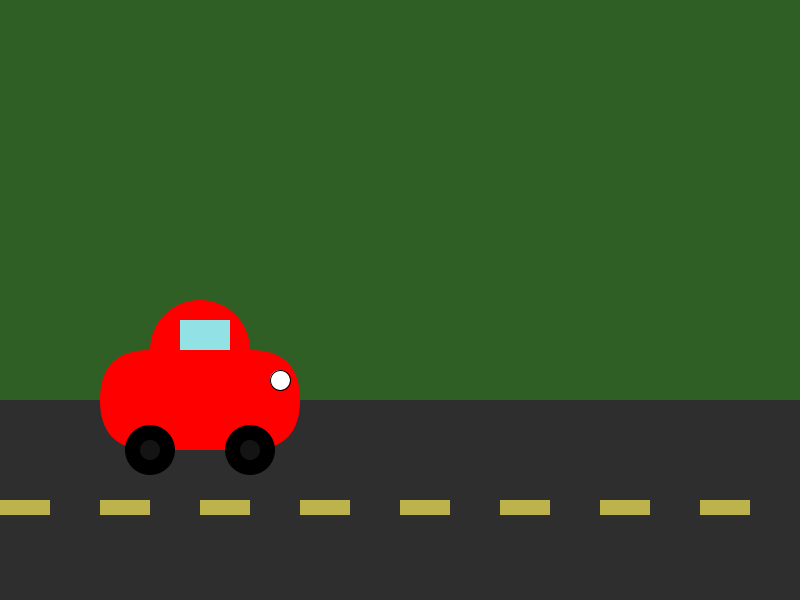
Frame 1 (no input)
Frame 60 (the mouse pressed at the canvas centre just before this capture): identical to frame 1, image omitted
Frame 120 (the mouse held since frame 60 and released just before this capture): identical to frame 1, image omitted

The Processing sketch that drew this single still picture (run headless with seeded random() and noise(); from frame 60 on, the mouse is pressed at the canvas centre):

// Processing sketch: carro
// ── carro.pde
final float MIN_X = 500;
final float MAX_X = 500;
final float MAX_VELOCIDADE = 10;
final color corDoCarro = #FF0000; // Vermelho
float escala = 1;

float deslocamento;
float velocidade;

void setup()
{  
  size(800, 600);
  surface.setTitle("Meu carro");
  surface.setResizable(true);
  
  deslocamento = 0;
  velocidade = 0;
  frameRate(60);
}

void draw() //<>//
{ 
  // Deslocamento do carro
  if (keyPressed) {
    if (keyCode == RIGHT && velocidade < MAX_VELOCIDADE)
      velocidade += .5;
    else if (keyCode == LEFT && velocidade > -MAX_VELOCIDADE)
      velocidade -= .5;
    else if (key == '+')
      escala += 0.01;
    else if (key == '-')
      escala -= 0.01;
  }
  else if (velocidade > 0) velocidade -= .5;
  else if (velocidade < 0) velocidade += .5;
  
  deslocamento += velocidade; 
  
  // Grama
  background(#2F5F25);
  
  // Rua
  noStroke();
  fill(#2E2E2E);
  rect(0, 400 * escala, width, 200 * escala);
  
  // Faixas
  fill(#BCB34C);
  
  for (int i = 0; i < width *   escala; i++) {
    rect(100 * i * escala, 500 * escala, 50 * escala, 15 * escala);
  }
  
  /*
    Carro
  */
  
  // Carenagem
  fill(corDoCarro);
  rect((100 + deslocamento) * escala, 350 * escala, 200 * escala, 100 * escala, 100 * escala);
  circle((200 + deslocamento) * escala, 350 * escala, 100 * escala);
  
  // Pneus
  fill(0);
  circle((150 + deslocamento) * escala, 450 * escala, 50 * escala);
  circle((250 + deslocamento) * escala, 450 * escala, 50 * escala);
  
  // Rodas
  fill(#141414);
  circle((150 + deslocamento) * escala, 450 * escala, 20 * escala);
  circle((250 + deslocamento) * escala, 450 * escala, 20 * escala);
  
  // Vidro
  fill(#92E2E5);
  rect((180 + deslocamento) * escala, 320 * escala, 50 * escala, 30 * escala);
  
  // Farol
  fill(#FFFFFF);
  stroke(0);
  circle((280 + deslocamento) * escala, 380 * escala, 20 * escala);
}
